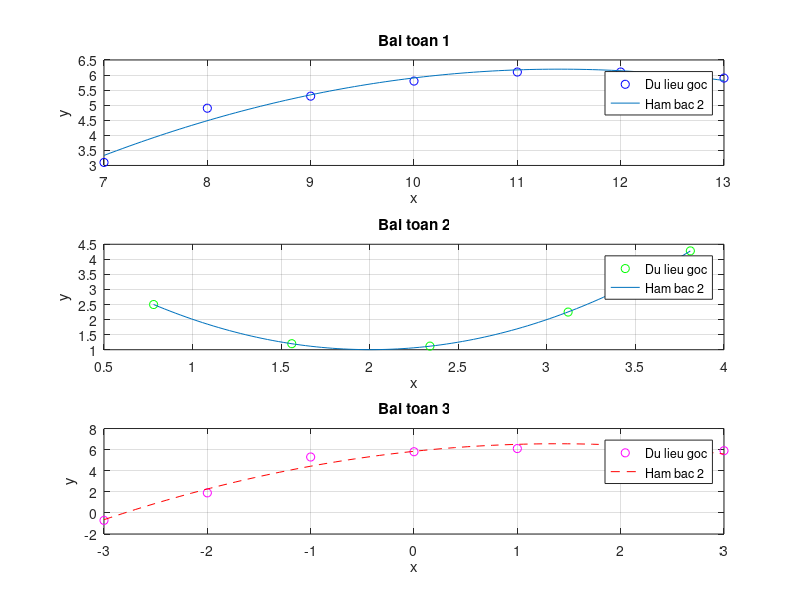

Reproduce this figure in MATLAB.
%--------------------------------------------------------------------------
% KHỞI TẠO DỮ LIỆU
%--------------------------------------------------------------------------

% Bai 1
x1 = [7, 8, 9, 10, 11, 12, 13];
y1 = [3.1, 4.9, 5.3, 5.8, 6.1, 6.1, 5.9];
n = 2; % Bậc của đa thức hồi quy (bậc 2: y = ax^2 + bx + c)

% Bai 2
x2 = [0.78, 1.56, 2.34, 3.12, 3.81];
y2 = [2.50, 1.20, 1.12, 2.25, 4.28];

% Bai 3
x3 = [-3, -2, -1, 0, 1, 2, 3];
y3 = [-0.71, 1.9, 5.3, 5.8, 6.1, 6.1, 5.9]; % Lưu ý: Dữ liệu y3 có vẻ bị trùng lặp với y1 ở phần đuôi.

%--------------------------------------------------------------------------
% XỬ LÝ DỮ LIỆU (POLYFIT & POLYVAL)
%--------------------------------------------------------------------------

% Bai 1: Hồi quy đa thức bậc 2
p1 = polyfit(x1, y1, n);
a1 = p1(1);
b1 = p1(2);
c1 = p1(3);
x1_ve = linspace(min(x1), max(x1), 100);
y1_ve = polyval(p1, x1_ve);

% Bai 2: Hồi quy đa thức bậc 2
p2 = polyfit(x2, y2, n);
a2 = p2(1);
b2 = p2(2);
c2 = p2(3);
x2_ve = linspace(min(x2), max(x2), 100);
y2_ve = polyval(p2, x2_ve);

% Bai 3: Hồi quy đa thức bậc 2
p3 = polyfit(x3, y3, n);
a3 = p3(1);
b3 = p3(2);
c3 = p3(3);
x3_ve = linspace(min(x3), max(x3), 100);
y3_ve = polyval(p3, x3_ve);


%--------------------------------------------------------------------------
% IN KẾT QUẢ CÁC HÀM HỒI QUY
%--------------------------------------------------------------------------

fprintf('Ham co dang: y = a*x^2 + b*x + c\n\n')

fprintf('Bai 1:\n');
fprintf('a = %f\n', a1);
fprintf('b = %f\n', b1);
fprintf('c = %f\n', c1);
fprintf('=> y = (%f) * x^2 + (%f) * x + (%f)\n\n', a1, b1, c1);

fprintf('Bai 2:\n');
fprintf('a = %f\n', a2);
fprintf('b = %f\n', b2);
fprintf('c = %f\n', c2);
fprintf('=> y = (%f) * x^2 + (%f) * x + (%f)\n\n', a2, b2, c2);

fprintf('Bai 3:\n');
fprintf('a = %f\n', a3);
fprintf('b = %f\n', b3);
fprintf('c = %f\n', c3);
fprintf('=> y = (%f) * x^2 + (%f) * x + (%f)\n\n', a3, b3, c3);

%--------------------------------------------------------------------------
% VẼ ĐỒ THỊ
%--------------------------------------------------------------------------

figure;

% Đồ thị 1
subplot(3, 1, 1);
plot(x1, y1, 'bo', 'DisplayName', 'Du lieu goc');
hold on;
plot(x1_ve, y1_ve, 'DisplayName', 'Ham bac 2');
title('Bai toan 1');
xlabel('x');
ylabel('y');
legend;
grid on;

% Đồ thị 2
subplot(3, 1, 2);
plot(x2, y2, 'go', 'DisplayName', 'Du lieu goc');
hold on;
plot(x2_ve, y2_ve, 'DisplayName', 'Ham bac 2');
title('Bai toan 2');
xlabel('x');
ylabel('y');
legend;
grid on;

% Đồ thị 3
subplot(3, 1, 3);
plot(x3, y3, 'mo', 'DisplayName', 'Du lieu goc');
hold on;
plot(x3_ve, y3_ve, 'r--', 'DisplayName', 'Ham bac 2');
title('Bai toan 3');
xlabel('x');
ylabel('y');
legend;
grid on;
